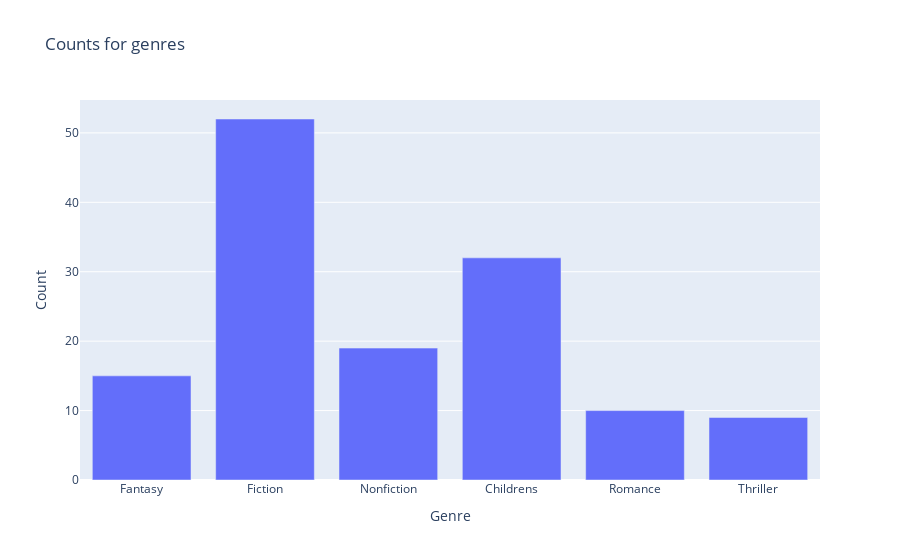

The code cell stored with this chart in its notebook:
### Code cell
"""

Looking at the counts of some of the common genres including
- Fantasy
- Fiction
- Nonfiction
- Childrens
- Romance
- Thriller

"""

fantasy_count = 0
fiction_count = 0
non_fiction_count = 0
childrens_count = 0
romance_count = 0
thriller_count = 0

for index,row in df.iterrows():
    genre = df.at[index,'genre'].lower()
    if 'fantasy' in genre:
        fantasy_count += 1
    
    if 'fiction' in genre:
        fiction_count += 1
        
    if 'nonfiction' in genre:
        non_fiction_count += 1
        
    if 'childrens' in genre:
        childrens_count += 1
        
    if 'romance' in genre:
        romance_count += 1
        
    if 'thriller' in genre:
        thriller_count += 1

# Run some checks to make sure the analysis is consistent
assert(fantasy_count == 15)
assert(fiction_count == 52)
assert(non_fiction_count == 19)
assert(childrens_count == 32)
assert(romance_count == 10)

print(f"Fantasy count = {fantasy_count}")
print(f"Fiction count = {fiction_count}")
print(f"Nonfiction count = {non_fiction_count}")
print(f"Childrens count = {childrens_count}")
print(f"Romance count = {romance_count}")
print(f"Thriller count = {thriller_count}")



categories = ['Fantasy', 'Fiction', 'Nonfiction','Childrens','Romance','Thriller']
values = [fantasy_count, fiction_count, non_fiction_count,childrens_count,romance_count,thriller_count]

# Create the bar plot
fig = px.bar(x=categories, y=values,labels={'y': 'Count','x':'Genre'}, title="Counts for genres")

# Show the plot
fig.show()

### Figure 1 — Plotly figure (JSON) as saved in the notebook; plotly's stock layout.template omitted (floating-point values rounded to 4 significant figures)
{"data": [{"alignmentgroup": "True", "hovertemplate": "Genre=%{x}<br>Count=%{y}<extra></extra>", "legendgroup": "", "marker": {"color": "#636efa", "pattern": {"shape": ""}}, "name": "", "offsetgroup": "", "orientation": "v", "showlegend": false, "textposition": "auto", "type": "bar", "x": ["Fantasy", "Fiction", "Nonfiction", "Childrens", "Romance", "Thriller"], "xaxis": "x", "y": [15, 52, 19, 32, 10, 9], "yaxis": "y"}], "layout": {"barmode": "relative", "legend": {"tracegroupgap": 0}, "title": {"text": "Counts for genres"}, "xaxis": {"anchor": "y", "domain": [0, 1], "title": {"text": "Genre"}}, "yaxis": {"anchor": "x", "domain": [0, 1], "title": {"text": "Count"}}}}
